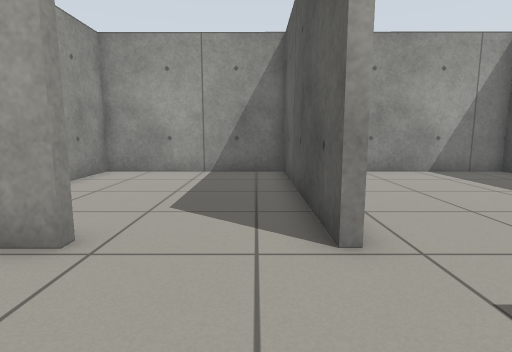
[1] (above)

16 first-person views from a walk through a Gazebo world. The camera is 0.72 m above the floor, tilts 8° down and sees 80° across. The floor is counted in squares, 0.5 m on a side. Each view is taken from the middle of a square. On the plan, view 1 faces up. The plan holds only what a view shows up to about 14 squares ahead; the rest is blank.

[2]
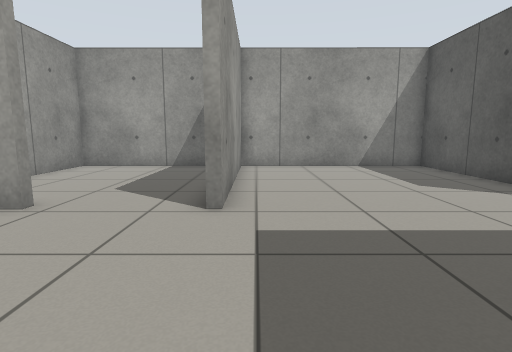

[3]
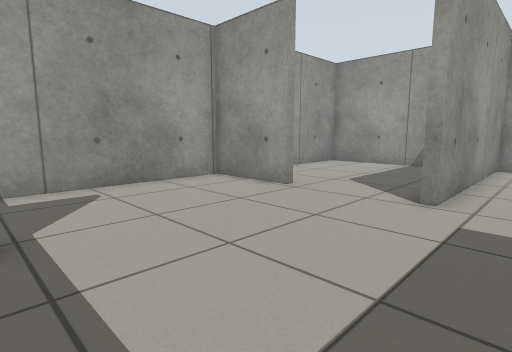

[4]
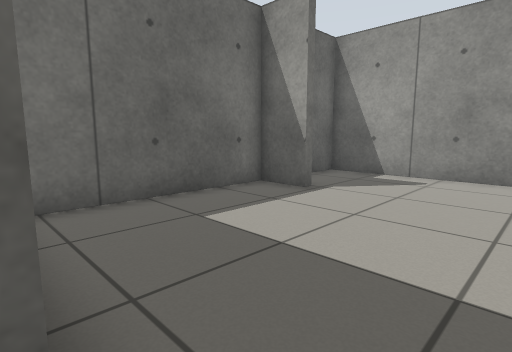

[5]
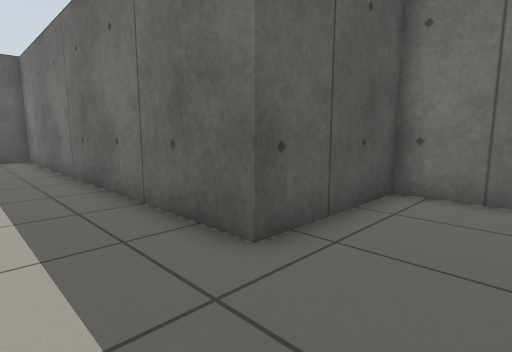

[6]
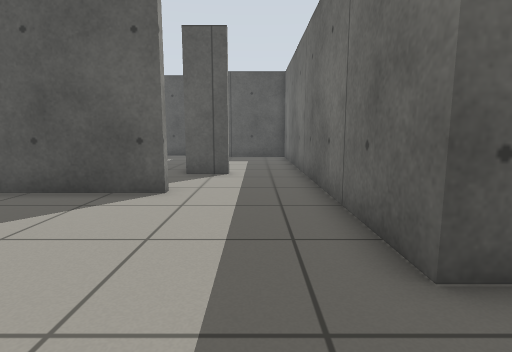

[7]
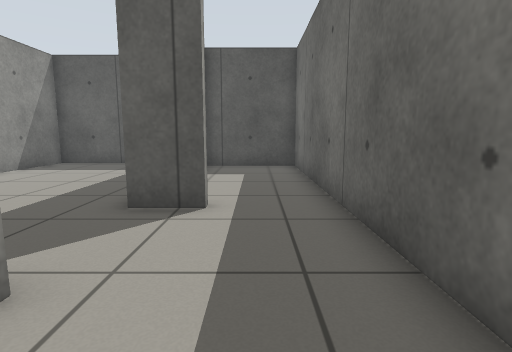

[8]
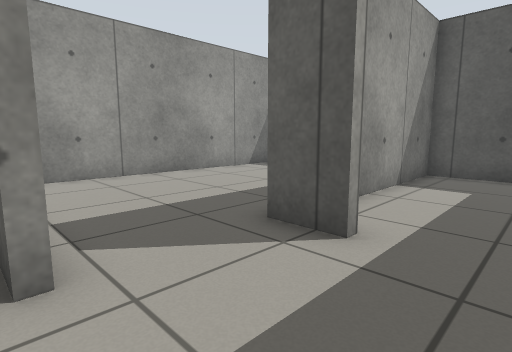

[9]
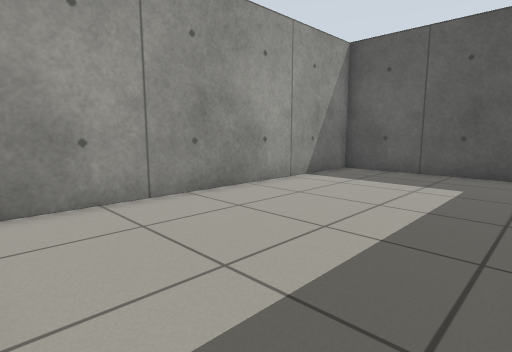

[10]
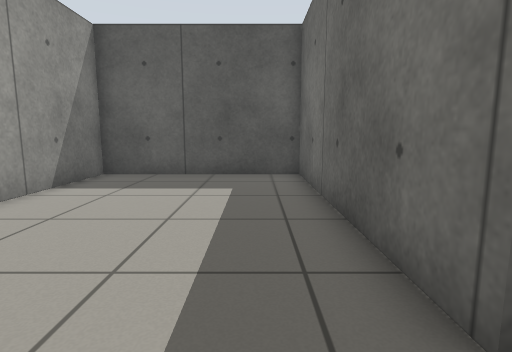

[11]
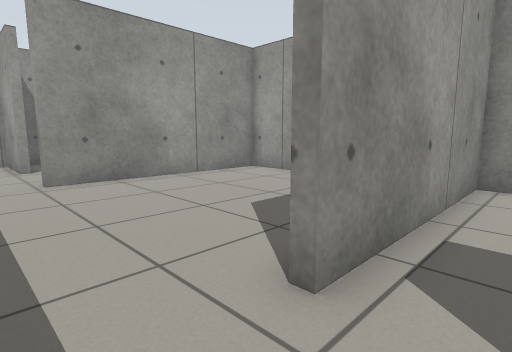

[12]
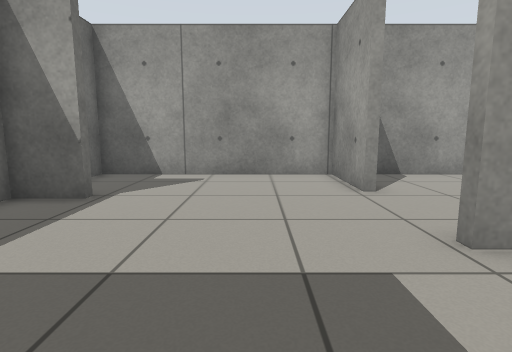

[13]
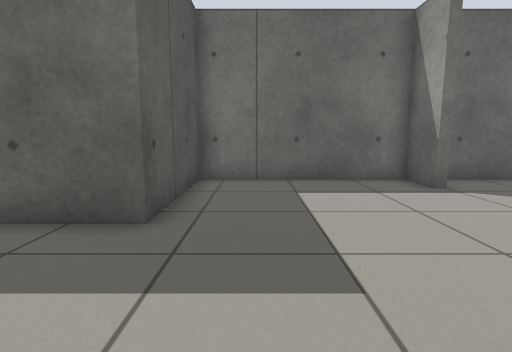

[14]
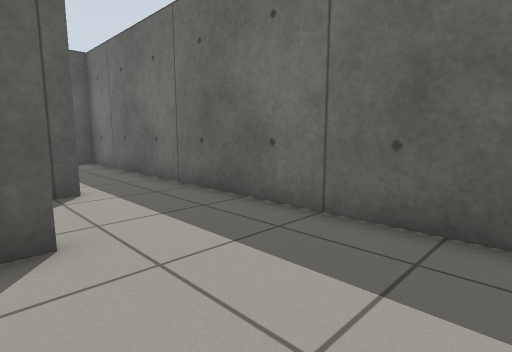

[15]
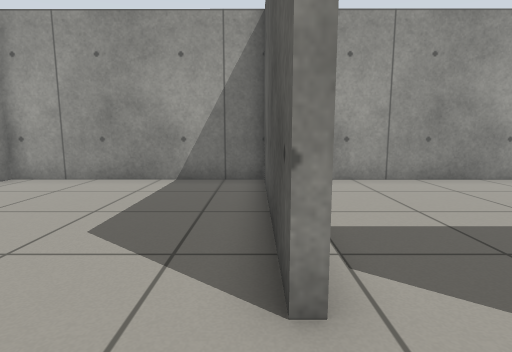

[16]
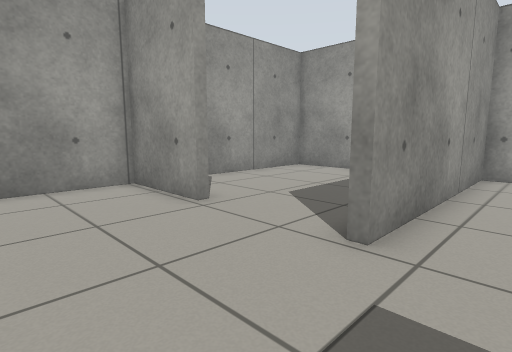

### Floor plan
Points are (right, up) in squares from view 1. A wall is a line through its corners. A room is listed if a view was taken in it or the views show most of it. See-through windows are left out.
Room 1 (views 1, 2, 3, 6, 16)
walls: (-1.6, -2.7) (-1.6, -4.4) (4.7, -4.4) (4.7, 0.3); (-2.4, 3.7) (-5.6, 3.7) (-5.6, -4.4) (-2.9, -4.4)
ways out: opening at (3, 1.8) to room 2; opening at (-1, 4) to room 4
Room 2 (views 4, 5, 7, 8, 12, 13, 14, 15)
walls: (9.3, 4.1) (9.3, 11.4) (1.4, 11.4) (1.4, 3.6); (4.7, 0.3) (9.4, 0.3)
ways out: opening at (3, 1.8) to room 1; opening at (9, 2.5) to room 3
Room 3 (views 9, 10, 11)
walls: (12.8, 2.9) (12.8, 4.5) (21.7, 4.5) (21.7, 11.4) (9.6, 11.4) (9.6, 4.1); (9.4, 0.3) (20.5, 0.3) (20.5, 4.2) (15.5, 4.2)
ways out: opening at (9, 2.5) to room 2
Room 4 (no view inside)
walls: (1.1, 3.6) (1.1, 11.4) (-5.6, 11.5) (-5.6, 4.4)
ways out: opening at (-1, 4) to room 1

Where each view was taken, in squares from view 1:
view 1: 0 up, 0 right, facing up
view 2: 2 down, 2 right, facing up
view 3: 3 down, 3 right, facing up-left
view 4: 2 up, 5 right, facing down-left
view 5: 3 up, 2 right, facing down-right
view 6: 2 up, 2 right, facing right
view 7: 2 up, 7 right, facing right
view 8: 1 up, 9 right, facing up-right
view 9: 5 up, 10 right, facing up-right
view 10: 6 up, 11 right, facing right
view 11: 2 up, 11 right, facing up-left
view 12: 1 up, 5 right, facing left
view 13: 5 up, 3 right, facing down
view 14: 5 up, 5 right, facing down-right
view 15: 2 up, 9 right, facing up
view 16: 0 up, 3 right, facing up-left
